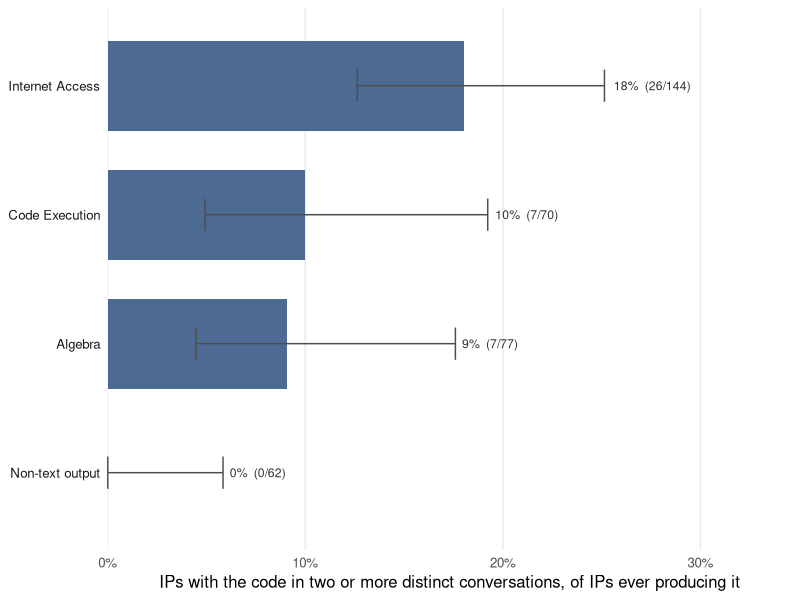
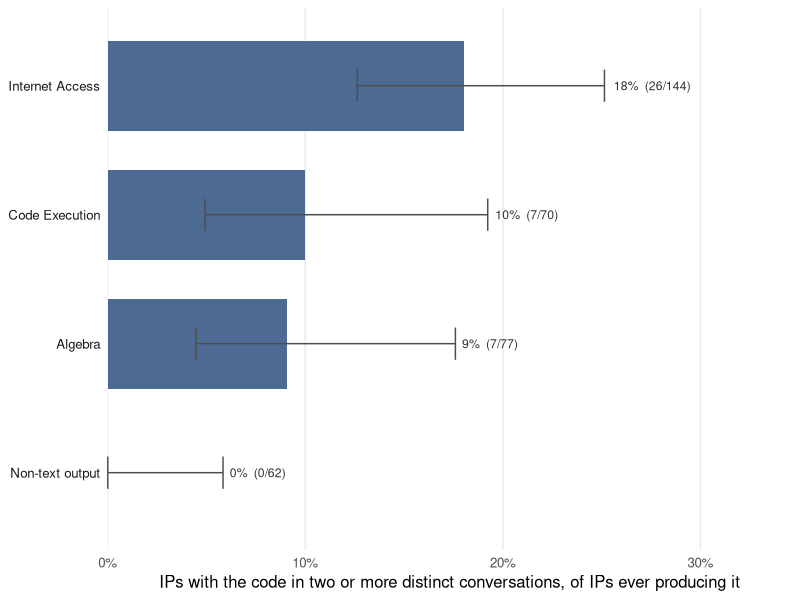

R code for these plots, in order:
#!/usr/bin/env Rscript
# How common is it for a misconception code to recur within the same hashed IP?
#
# For each code we report:
#   n_conv        conversations carrying the code
#   n_ip          distinct IPs with >=1 such conversation
#   n_ip_recur    IPs with >=2 distinct conversations carrying the code
#   pct_ip_recur  n_ip_recur / n_ip
#   pct_conv_from_recur  share of the code's conversations that come from
#                        recurring IPs (how much volume is repeat behavior)
# Also reports, over the full hand-reviewed corpus (in_corpus == 1): the
# number of unique hashed IPs and the median/min/max conversations per IP.
#
# Inputs:  analysis/data/conversations.csv      (labels_final, in_corpus)
#          analysis/data/conversation_ips.csv   (conversation_ips.py)
# Output:  analysis/data/code_recurrence_by_ip.csv
#          analysis/figures/code_recurrence_by_ip.{png,pdf}
#
#   Rscript analysis/code_recurrence_by_ip.R

suppressPackageStartupMessages(library(ggplot2))

set.seed(1)

corpus <- read.csv("analysis/data/conversations.csv", stringsAsFactors = FALSE,
                   check.names = FALSE, na.strings = character(0))
corpus <- corpus[corpus$in_corpus == 1, ]

ips <- read.csv("analysis/data/conversation_ips.csv", stringsAsFactors = FALSE)
corpus$hashed_ip <- ips$hashed_ip[match(corpus$conversation_hash, ips$conversation_hash)]
stopifnot(!anyNA(corpus$hashed_ip))

# Conversations-per-IP over the full hand-reviewed corpus.
per_ip_convs <- table(corpus$hashed_ip)
cat(sprintf("Hand-reviewed corpus: %d conversations from %d unique hashed IPs\n",
            nrow(corpus), length(per_ip_convs)))
cat(sprintf("Conversations per IP: median %g, min %d, max %d\n\n",
            median(per_ip_convs), min(per_ip_convs), max(per_ip_convs)))

conv <- corpus[corpus$labels_final != "", ]

# Long format: one row per (conversation, code); multi-label split on ";".
label_sets <- strsplit(conv$labels_final, ";\\s*")
long <- data.frame(hashed_ip = rep(conv$hashed_ip, lengths(label_sets)),
                   code      = trimws(unlist(label_sets)),
                   stringsAsFactors = FALSE)

# Per-code recurrence summary from a long (ip, code) table.
summarize_recurrence <- function(long) {
  per_ip <- aggregate(list(n = rep(1L, nrow(long))), long[c("code", "hashed_ip")], sum)
  do.call(rbind, lapply(split(per_ip, per_ip$code), function(d) data.frame(
    code                = d$code[[1]],
    n_conv              = sum(d$n),
    n_ip                = nrow(d),
    n_ip_recur          = sum(d$n >= 2),
    pct_ip_recur        = 100 * mean(d$n >= 2),
    pct_conv_from_recur = 100 * sum(d$n[d$n >= 2]) / sum(d$n),
    stringsAsFactors = FALSE)))
}

obs <- summarize_recurrence(long)
obs <- obs[order(-obs$n_ip_recur, -obs$n_conv), ]
write.csv(obs, "analysis/data/code_recurrence_by_ip.csv", row.names = FALSE)

cat(sprintf("%d conversations, %d IPs, %d IPs with >=2 labeled conversations\n\n",
            nrow(conv), length(unique(conv$hashed_ip)),
            sum(table(conv$hashed_ip) >= 2)))
print(obs, row.names = FALSE, digits = 3)

# Omnibus test: does the recurrence rate differ by code? Unit is the
# (IP, code) pair, outcome is binary (recurred / not), so the omnibus test is
# chi-square -- the ANOVA analog for a yes/no outcome (same convention as
# correction_omnibus_tests.R). Codes seen from fewer than 10 IPs are
# excluded: their zero-recurrence cells are uninformative (can't distinguish
# "does not recur" from "too rare to observe"). Zero cells remain among the
# kept codes, so the p-value is simulated rather than asymptotic.
MIN_IPS <- 10
kept <- obs$code[obs$n_ip >= MIN_IPS]
per_ip <- aggregate(list(n = rep(1L, nrow(long))), long[c("code", "hashed_ip")], sum)
per_ip <- per_ip[per_ip$code %in% kept, ]
per_ip$recurred <- per_ip$n >= 2
omni <- chisq.test(table(per_ip$code, per_ip$recurred),
                   simulate.p.value = TRUE, B = 10000)
cat(sprintf("\nOmnibus recurrence-by-code (%d codes with >=%d IPs): chi-square = %.2f, simulated p = %.4f (B = 10000)\n",
            length(kept), MIN_IPS, omni$statistic, omni$p.value))

# Corpus-level and omnibus stats.
write.csv(data.frame(
  key   = c("corpus_convs", "corpus_ips", "labeled_ips", "min_ips",
            "omnibus_chisq", "omnibus_p"),
  value = c(nrow(corpus), length(per_ip_convs), length(unique(conv$hashed_ip)),
            MIN_IPS, round(unname(omni$statistic), 2), round(omni$p.value, 3))),
  "analysis/data/code_recurrence_stats.csv", row.names = FALSE)

# Figure: recurrence rate by code (style matches fig_hw_by_code.R).
# Unit is the IP: of the IPs that produced a code at all, the share that
# produced it in >=2 distinct conversations. Error bars = Wilson 95% intervals
# of the proportion.
fig <- obs[obs$n_ip >= MIN_IPS, ]
# Wilson 95% interval (well-defined at 0/n, unlike the normal-approximation SE)
wilson <- function(k, n, z = qnorm(0.975)) {
  p <- k / n; d <- 1 + z^2 / n
  c0 <- (p + z^2 / (2 * n)) / d; h <- z * sqrt(p * (1 - p) / n + z^2 / (4 * n^2)) / d
  cbind(lo = c0 - h, hi = c0 + h)
}
w <- wilson(fig$n_ip_recur, fig$n_ip)
fig$lo <- pmax(0, 100 * w[, "lo"])
fig$hi <- 100 * w[, "hi"]
fig <- fig[order(fig$pct_ip_recur, fig$n_ip), ]
fig$code <- factor(fig$code, levels = fig$code)

p <- ggplot(fig, aes(x = pct_ip_recur, y = code)) +
  geom_col(width = 0.7, fill = "#4C6A92") +
  geom_errorbar(aes(xmin = lo, xmax = hi), width = 0.25, colour = "grey30", orientation = "y") +
  geom_text(aes(x = hi, label = sprintf("%.0f%%  (%d/%d)", pct_ip_recur, n_ip_recur, n_ip)),
            hjust = -0.12, size = 3.1, colour = "grey20") +
  scale_x_continuous(limits = c(0, max(fig$hi) * 1.35), expand = expansion(mult = c(0, 0.02)),
                     labels = function(x) paste0(x, "%")) +
  labs(x = "IPs with the code in two or more distinct conversations, of IPs ever producing it",
       y = NULL) +
  theme_minimal(base_size = 12) +
  theme(panel.grid.major.y = element_blank(), panel.grid.minor = element_blank(),
        axis.text.y = element_text(colour = "grey10"))
ggsave("analysis/figures/code_recurrence_by_ip.png", p, width = 8.5, height = 2.8, dpi = 200, bg = "white")
ggsave("analysis/figures/code_recurrence_by_ip.pdf", p, width = 8.5, height = 2.8)
